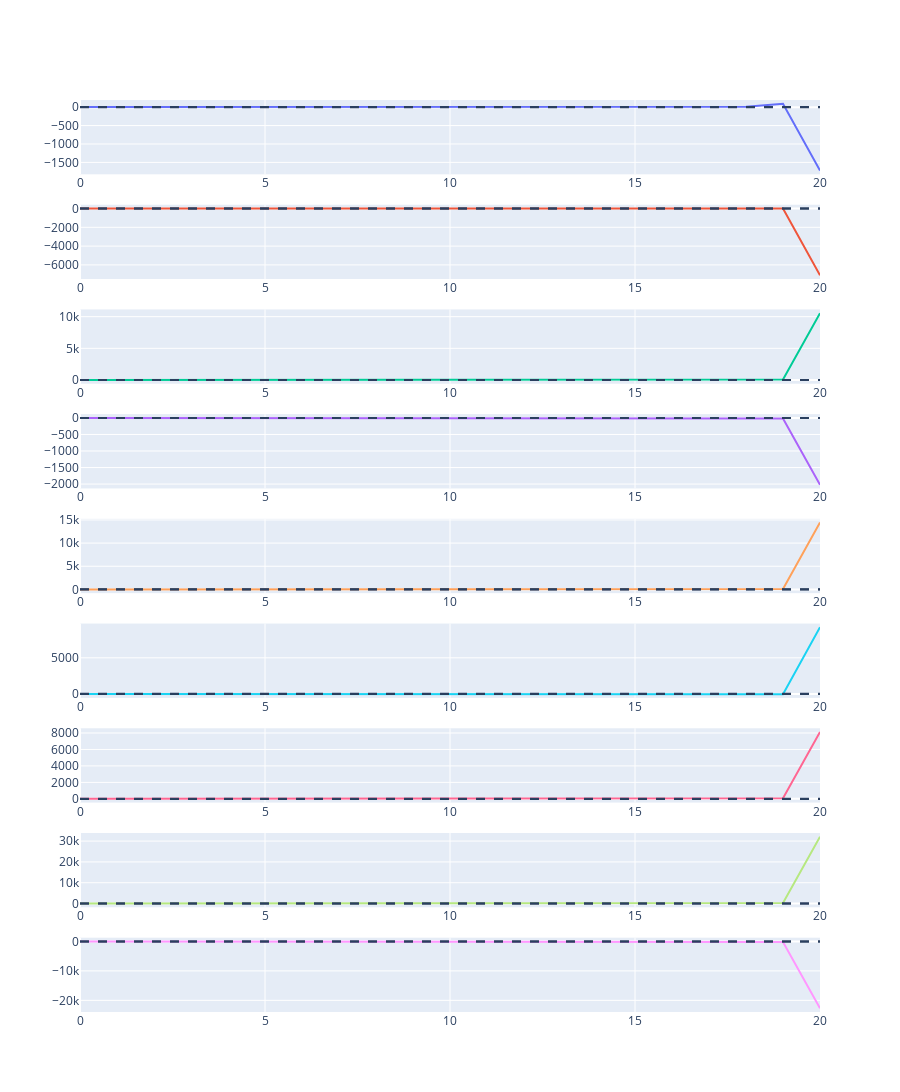

The cell this chart's notebook holds for it:
### Code cell
import plotly.graph_objects as go
from plotly.subplots import make_subplots

q_path = np.array(q_path)
fig = make_subplots(rows=q_path.shape[1], cols=1)
for i in range(q_path.shape[1]):
    fig.add_trace(go.Scatter(y=q_path[:,i]), row=i+1, col=1)
    fig.add_hline(y=IK_solver.model.lowerPositionLimit[i], row=i+1, col=1, line_dash='dash')
    fig.add_hline(y=IK_solver.model.upperPositionLimit[i], row=i+1, col=1, line_dash='dash')

fig.update_layout(height=2000, showlegend=False)
fig.show()

### Figure 1 — Plotly figure (JSON) as saved in the notebook; plotly's stock layout.template omitted (floating-point values rounded to 4 significant figures)
{"data": [{"type": "scatter", "xaxis": "x", "y": [2.891, 2.932, 3.001, 3.097, 3.199, 3.244, 3.188, 3.081, 2.904, 2.563, 2.992, 2.529, 3.006, 3.111, 3.502, 4.1, 5.158, 6.504, 8.368, 93.36, -1722.0], "yaxis": "y"}, {"type": "scatter", "xaxis": "x2", "y": [-0.9933, -0.9573, -0.905, -0.835, -0.7366, -0.6314, -0.5711, -0.5141, -0.5364, -0.4782, -0.7525, -0.7735, -0.9826, -0.7881, -0.6524, -0.4416, -0.1283, 0.03835, -2.572, 7.952, -7103.0], "yaxis": "y2"}, {"type": "scatter", "xaxis": "x3", "y": [0.07494, 0.1704, 0.3589, 0.7014, 1.208, 1.777, 2.302, 2.981, 3.692, 4.637, 4.865, 5.289, 5.57, 5.482, 5.5, 5.276, 4.415, 3.768, 5.101, 85.27, 10560.0], "yaxis": "y3"}, {"type": "scatter", "xaxis": "x4", "y": [-0.5528, -0.4908, -0.4262, -0.3889, -0.378, -0.3887, -0.3769, -0.4214, -0.45, -0.8888, -0.6937, -1.689, -1.602, -1.71, -1.555, -1.261, -0.7901, -1.155, 2.959, -15.95, -2020.0], "yaxis": "y4"}, {"type": "scatter", "xaxis": "x5", "y": [0.6527, 0.5649, 0.3689, 0.009926, -0.5552, -1.207, -1.774, -2.524, -3.241, -4.059, -4.914, -4.446, -4.136, -4.366, -4.907, -5.296, -5.385, -6.654, -10.68, 99.3, 14440.0], "yaxis": "y5"}, {"type": "scatter", "xaxis": "x6", "y": [1.099, 0.9266, 0.616, 0.3092, 0.0294, -0.1893, -0.2679, -0.2905, -0.1795, -0.1717, 0.6915, 1.258, 2.191, 1.016, 1.02, 0.7881, 0.3871, 1.412, -6.031, -36.23, 9228.0], "yaxis": "y6"}, {"type": "scatter", "xaxis": "x7", "y": [0.7971, 2.066, 2.892, 3.222, 3.304, 3.223, 3.067, 2.836, 2.563, 2.215, 1.607, 1.593, 2.279, 4.167, 4.069, 3.973, 4.121, 3.609, 6.644, 74.58, 8121.0], "yaxis": "y7"}, {"type": "scatter", "xaxis": "x8", "y": [0.02097, 0.04494, 0.1215, 0.2486, 0.3365, 0.3618, 0.3336, 0.2782, 0.2154, 0.146, 0.1382, 0.1557, 0.1374, 0.2213, 0.9341, 1.212, 1.076, 1.305, 3.399, 239.9, 32110.0], "yaxis": "y8"}, {"type": "scatter", "xaxis": "x9", "y": [0.01974, -0.01111, -0.04581, -0.1128, -0.173, -0.2013, -0.193, -0.1638, -0.1273, -0.08186, -0.09607, -0.1349, -0.1246, -0.2022, -0.8279, -1.056, -0.9352, -1.156, -2.99, -212.5, -22690.0], "yaxis": "y9"}], "layout": {"height": 2000, "shapes": [{"line": {"dash": "dash"}, "type": "line", "x0": 0, "x1": 1, "xref": "x domain", "y0": -2.897, "y1": -2.897, "yref": "y"}, {"line": {"dash": "dash"}, "type": "line", "x0": 0, "x1": 1, "xref": "x domain", "y0": 2.897, "y1": 2.897, "yref": "y"}, {"line": {"dash": "dash"}, "type": "line", "x0": 0, "x1": 1, "xref": "x2 domain", "y0": -1.763, "y1": -1.763, "yref": "y2"}, {"line": {"dash": "dash"}, "type": "line", "x0": 0, "x1": 1, "xref": "x2 domain", "y0": 1.763, "y1": 1.763, "yref": "y2"}, {"line": {"dash": "dash"}, "type": "line", "x0": 0, "x1": 1, "xref": "x3 domain", "y0": -2.897, "y1": -2.897, "yref": "y3"}, {"line": {"dash": "dash"}, "type": "line", "x0": 0, "x1": 1, "xref": "x3 domain", "y0": 2.897, "y1": 2.897, "yref": "y3"}, {"line": {"dash": "dash"}, "type": "line", "x0": 0, "x1": 1, "xref": "x4 domain", "y0": -3.072, "y1": -3.072, "yref": "y4"}, {"line": {"dash": "dash"}, "type": "line", "x0": 0, "x1": 1, "xref": "x4 domain", "y0": -0.0698, "y1": -0.0698, "yref": "y4"}, {"line": {"dash": "dash"}, "type": "line", "x0": 0, "x1": 1, "xref": "x5 domain", "y0": -2.897, "y1": -2.897, "yref": "y5"}, {"line": {"dash": "dash"}, "type": "line", "x0": 0, "x1": 1, "xref": "x5 domain", "y0": 2.897, "y1": 2.897, "yref": "y5"}, {"line": {"dash": "dash"}, "type": "line", "x0": 0, "x1": 1, "xref": "x6 domain", "y0": -0.0175, "y1": -0.0175, "yref": "y6"}, {"line": {"dash": "dash"}, "type": "line", "x0": 0, "x1": 1, "xref": "x6 domain", "y0": 3.752, "y1": 3.752, "yref": "y6"}, {"line": {"dash": "dash"}, "type": "line", "x0": 0, "x1": 1, "xref": "x7 domain", "y0": -2.897, "y1": -2.897, "yref": "y7"}, {"line": {"dash": "dash"}, "type": "line", "x0": 0, "x1": 1, "xref": "x7 domain", "y0": 2.897, "y1": 2.897, "yref": "y7"}, {"line": {"dash": "dash"}, "type": "line", "x0": 0, "x1": 1, "xref": "x8 domain", "y0": 0, "y1": 0, "yref": "y8"}, {"line": {"dash": "dash"}, "type": "line", "x0": 0, "x1": 1, "xref": "x8 domain", "y0": 0.04, "y1": 0.04, "yref": "y8"}, {"line": {"dash": "dash"}, "type": "line", "x0": 0, "x1": 1, "xref": "x9 domain", "y0": 0, "y1": 0, "yref": "y9"}, {"line": {"dash": "dash"}, "type": "line", "x0": 0, "x1": 1, "xref": "x9 domain", "y0": 0.04, "y1": 0.04, "yref": "y9"}], "showlegend": false, "xaxis": {"anchor": "y", "domain": [0, 1]}, "xaxis2": {"anchor": "y2", "domain": [0, 1]}, "xaxis3": {"anchor": "y3", "domain": [0, 1]}, "xaxis4": {"anchor": "y4", "domain": [0, 1]}, "xaxis5": {"anchor": "y5", "domain": [0, 1]}, "xaxis6": {"anchor": "y6", "domain": [0, 1]}, "xaxis7": {"anchor": "y7", "domain": [0, 1]}, "xaxis8": {"anchor": "y8", "domain": [0, 1]}, "xaxis9": {"anchor": "y9", "domain": [0, 1]}, "yaxis": {"anchor": "x", "domain": [0.9185, 1]}, "yaxis2": {"anchor": "x2", "domain": [0.8037, 0.8852]}, "yaxis3": {"anchor": "x3", "domain": [0.6889, 0.7704]}, "yaxis4": {"anchor": "x4", "domain": [0.5741, 0.6556]}, "yaxis5": {"anchor": "x5", "domain": [0.4593, 0.5407]}, "yaxis6": {"anchor": "x6", "domain": [0.3444, 0.4259]}, "yaxis7": {"anchor": "x7", "domain": [0.2296, 0.3111]}, "yaxis8": {"anchor": "x8", "domain": [0.1148, 0.1963]}, "yaxis9": {"anchor": "x9", "domain": [0, 0.08148]}}}
